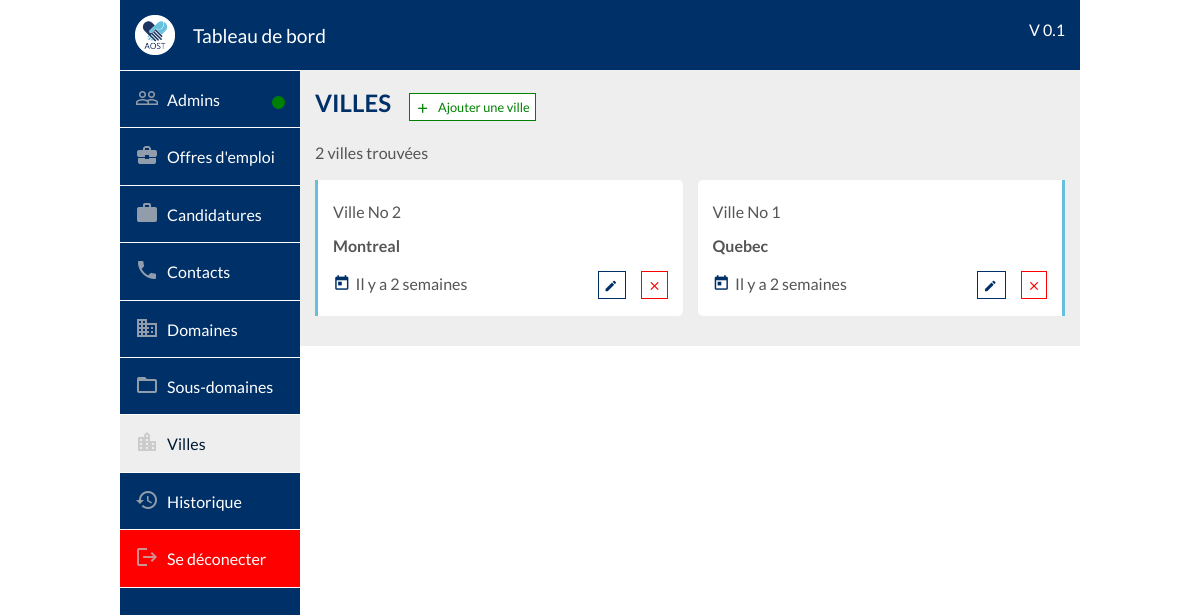
Page /dashboard/city/index.php (signed in) on the committed database.
### tables this page shows
CREATE TABLE IF NOT EXISTS `city` (
  `id` bigint(20) NOT NULL AUTO_INCREMENT,
  `name` varchar(150) NOT NULL,
  `added_at` datetime NOT NULL DEFAULT CURRENT_TIMESTAMP,
  PRIMARY KEY (`id`)
);

### dashboard/city/index.php (called while the page is built)
<?php include("../outils/php/redirection.php");
	redirection("Villes", _DASHBOARD_PHP_PATH."city/city.php", "city", "", _DASHBOARD_PATH."city/city.css", _DASHBOARD_PATH."city/city.js");
?>

### class/City.class.php (called while the page is built, shortened)
<?php
class City
{
    private $_id;
    private $_name;
    private $_added_at;
    public function __construct(array $data){
        foreach ($data as $key => $value) {
            $method='set'.ucfirst($key);
        }
    }
    public function setId($id){
        $this->_id=intval($id);
    }
    public function getId(){
        return $this->_id;
    }
    public function setName($name){
        $this->_name=htmlentities(strval($name));
    }
    public function getName(){
        return $this->_name;
    }
    public function setAdded_at($added_at){
        $this->_added_at=strval($added_at);
    }
    public function getAdded_at(){
        return $this->_added_at;
    }
public function getCitys() {
    include(_APP_PATH."bd/server-connect.php");
    $query=$db->prepare("SELECT * FROM city ORDER BY name ASC");
    $city=[];
    if($query->execute()){
        while($data=$query->fetch()){
            $city[]=new City($data);
        }
        return $city;
    }else{
        return false;
    }
}
}
?>

### outils/php/functions.php (called while the page is built, shortened)
<?php
$tab_month=array("Janvier","Février","Mars","Avril","Mai","Juin","Juillet","Aougt","Septembre","Octobre","Novembre","Décembre");
function get_elapsed_time($datetime){
	global $tab_month;
	$date_convert_in_seconde = strtotime($datetime);
	if(date('Ymd', $date_convert_in_seconde) == date('Ymd')){
		$diff = time()-$date_convert_in_seconde;
		if($diff < 60){
			return "Il y a ".$diff." secondes";
		}else if($diff < 3600){
			return "Il y a ".floor($diff/60)." min";
		}else if($diff < 86400){
			return "Il y a ".floor($diff/3600)."h";
		}
	}else if(date('Ymd', $date_convert_in_seconde) == date('Ymd', strtotime('- 1 DAY'))){
		return "Hier";
	}else if(date('Ymd', $date_convert_in_seconde) == date('Ymd', strtotime('- 2 DAY'))){
		return "Il y a 2 jours";
	}else if(date('Ymd', $date_convert_in_seconde) == date('Ymd', strtotime('- 3 DAY'))){
		return "Il y a 3 jours";
	}else if(date('Ymd', $date_convert_in_seconde) == date('Ymd', strtotime('- 4 DAY'))){
		return "Il y a 4 jours";
	}else if(date('Ymd', $date_convert_in_seconde) == date('Ymd', strtotime('- 5 DAY'))){
		return "Il y a 5 jours";
	}else if(date('Ymd', $date_convert_in_seconde) == date('Ymd', strtotime('- 6 DAY'))){
		return "Il y a 6 jours";
	}else if(date('YW', $date_convert_in_seconde) == date('YW', strtotime('- 1 WEEK'))){
		return "Il y a 1 semaine";
	}else if(date('YW', $date_convert_in_seconde) == date('YW', strtotime('- 2 WEEK'))){
		return "Il y a 2 semaines";
	}else if(date('YW', $date_convert_in_seconde) == date('YW', strtotime('- 3 WEEK'))){
		return "Il y a 3 semaines";
	}else if(date('YW', $date_convert_in_seconde) == date('YW', strtotime('- 4 WEEK'))){
		return "Il y a 4 semaines";
	}else if(date('Ym', $date_convert_in_seconde) == date('Ym', strtotime('- 1 MONTH'))){
		return "Il y a 1 mois";
	}else if(date('Ym', $date_convert_in_seconde) == date('Ym', strtotime('- 2 MONTH'))){
		return "Il y a 2 mois";
	}else if(date('Ym', $date_convert_in_seconde) == date('Ym', strtotime('- 3 MONTH'))){
		return "Il y a 3 mois";
	}else if(date('Ym', $date_convert_in_seconde) == date('Ym', strtotime('- 4 MONTH'))){
		return "Il y a 4 mois";
	}else if(date('Ym', $date_convert_in_seconde) == date('Ym', strtotime('- 5 MONTH'))){
		return "Il y a 5 mois";
	}else if(date('Ym', $date_convert_in_seconde) == date('Ym', strtotime('- 6 MONTH'))){
		return "Il y a 6 mois";
	}else if(date('Ym', $date_convert_in_seconde) == date('Ym', strtotime('- 7 MONTH'))){
		return "Il y a 7 mois";
	}else if(date('Ym', $date_convert_in_seconde) == date('Ym', strtotime('- 8 MONTH'))){
		return "Il y a 8 mois";
	}else if(date('Ym', $date_convert_in_seconde) == date('Ym', strtotime('- 9 MONTH'))){
		return "Il y a 9 mois";
	}else if(date('Ym', $date_convert_in_seconde) == date('Ym', strtotime('- 10 MONTH'))){
		return "Il y a 10 mois";
	}else if(date('Ym', $date_convert_in_seconde) == date('Ym', strtotime('- 11 MONTH'))){
		return "Il y a 11 mois";
	}else if(date('Y', $date_convert_in_seconde) == date('Y', strtotime('- 1 YEAR'))){
		return "Il y a 1 an";
	}else if(date('Y', $date_convert_in_seconde) == date('Y', strtotime('- 2 YEAR'))){
		return "Il y a 2 ans";
	}else if(date('Y', $date_convert_in_seconde) == date('Y', strtotime('- 3 YEAR'))){
		return "Il y a 3 ans";
	}else if(date('Y', $date_convert_in_seconde) == date('Y', strtotime('- 4 YEAR'))){
		return "Il y a 4 ans";
	}else if(date('Y', $date_convert_in_seconde) == date('Y', strtotime('- 5 YEAR'))){
		return "Il y a 5 ans";
	}else if(date('Y', $date_convert_in_seconde) == date('Y', strtotime('- 6 YEAR'))){
		return "Il y a 6 ans";
	}else if(date('Y', $date_convert_in_seconde) == date('Y', strtotime('- 7 YEAR'))){
		return "Il y a 7 ans";
	}else if(date('Y', $date_convert_in_seconde) == date('Y', strtotime('- 8 YEAR'))){
		return "Il y a 8 ans";
	}else if(date('Y', $date_convert_in_seconde) == date('Y', strtotime('- 9 YEAR'))){
		return "Il y a 9 ans";
	}else if(date('Y', $date_convert_in_seconde) == date('Y', strtotime('- 10 YEAR'))){
		return "Il y a 10 ans";
	}else if(date('Y', $date_convert_in_seconde) == date('Y', strtotime('- 11 YEAR'))){
		return "Il y a 11 ans";
	}else if(date('Y', $date_convert_in_seconde) == date('Y', strtotime('- 12 YEAR'))){
		return "Il y a 12 ans";
	}else if(date('Y', $date_convert_in_seconde) == date('Y', strtotime('- 13 YEAR'))){
		return "Il y a 13 ans";
	}else if(date('Y', $date_convert_in_seconde) == date('Y', strtotime('- 14 YEAR'))){
		return "Il y a 14 ans";
	}else if(date('Y', $date_convert_in_seconde) == date('Y', strtotime('- 15 YEAR'))){
		return "Il y a 15 ans";
	}else if(date('Y', $date_convert_in_seconde) == date('Y', strtotime('- 16 YEAR'))){
		return "Il y a 16 ans";
	}else if(date('Y', $date_convert_in_seconde) == date('Y', strtotime('- 17 YEAR'))){
		return "Il y a 17 ans";
	}else if(date('Y', $date_convert_in_seconde) == date('Y', strtotime('- 18 YEAR'))){
		return "Il y a 18 ans";
	}else if(date('Y', $date_convert_in_seconde) == date('Y', strtotime('- 19 YEAR'))){
		return "Il y a 19 ans";
	}else if(date('Y', $date_convert_in_seconde) == date('Y', strtotime('- 20 YEAR'))){
		return "Il y a 20 ans";
	}else if(date('Y', $date_convert_in_seconde) < date('Y', strtotime('- 20 YEAR'))){
		return "Il y a plus de 20 ans";
	}else{
		$mois=date('m',$date_convert_in_seconde);
		$mois=$tab_month[$mois-1];
		return 'depuis le '.date('d', $date_convert_in_seconde)." ".$mois;
	}
}
?>

### dashboard/city/city.php (the view, shortened to what this page needs)
<h2 class="margin-top-none" style="display: inline-block">Villes</h2>
<span class="btnAdd btnAddAdmin" id="btnAdd">
  <i class="material-icons vertical-align-bottom margin-right-5">add</i>
  <span class="">Ajouter une ville</span>
</span>
<?php
$cities = $city->getCitys();
?>
<span class="stat" style="display: block">
  <?php
  if(count($cities) > 1){
    echo count($cities)." villes trouvées";
  }else {
    if(count($cities) > 0){
      echo "Un ville trouvée";
    }else {
      echo "Aucun ville trouvée";
    }
  }
  ?>
</span>
<div class="suggest_container">
  <?php
		foreach ($cities as $city) {
	?>
    <div class="suggest_block">
      <div class="suggest_row">
        <span class="suggest_col">Ville No <?php echo $city->getId(); ?></span>
      </div>
      <div class="suggest_row">
        <span class="suggest_title"  style="max-width: 100%; overflow: hidden; height: 1.4em;" title="<?php echo ucfirst(htmlspecialchars_decode($city->getName())); ?>"> <?php echo ucfirst(htmlspecialchars_decode($city->getName())); ?></span>
      </div>
      <div class="suggest_row">
        <span class="suggest_col"><i class="material-icons vertical-align-bottom margin-right-5 background-primary">today</i><?php echo get_elapsed_time($city->getAdded_at()); ?></span>
        <div class="suggest_col float-right">
          <span class="btnEdit" id="btnEdit<?php echo $city->getId(); ?>" title="Modifier cette ville">
            <i class="material-icons vertical-align-bottom">edit</i>
          </span>
          <span class="btnDelete" id="btnDelete<?php echo $city->getId(); ?>" title="Supprimer cette ville">
            <i class="material-icons vertical-align-bottom">close</i>
          </span>
        </div>
      </div>
    </div>
  <?php } ?>
</div>

### outils/css/vars.css (style rules this page uses)
:root { --color-primary : #003068; --color-secondary : #66BFDE; --color-tertiary : #001935; --color-shadow : #eee; --color-text : #555; --color-danger : red; --color-danger-dark : darkred; --color-success : green; --color-success-dark : darkgreen; --border-radius-size : 5px; --nav-text-color : white; --nav-bg-color : var(--color-primary); --nav-text-hover-color: var(--color-secondary); --subNav-text-color: var(--color-primary); --subNav-text-hover-color: var(--color-tertiaire); --nav-mobile-text-color : var(--color-primary); --nav-mobile-hover-text-color : white; --nav-mobile-hover-bg-color : var(--color-primary); --footer-bg-color : var(--color-primary); --footer-bg-color-dark : var(--color-tertiary); --footer-text-color : white; --btn-primary-text-color: white; --btn-primary-bg-color : var(--color-primary); --btn-primary-bg-hover-color : var(--color-tertiary); --btn-danger-text-color: white; --btn-danger-bg-color : var(--color-danger); --btn-danger-bg-hover-color : var(--color-danger-dark); }

### outils/css/global.css (style rules this page uses)
h2 { color: var(--color-primary); text-transform: uppercase; }
body { margin: 0; font-size: 1em; font-weight: 400; line-height: 1.5; text-align: left; font-family: 'Lato'; color: var(--color-text); }
.vertical-align-bottom { vertical-align: bottom !important; }
.float-right { float: right !important; }
.margin-top-none { margin-top: 0 !important; }
.suggest_container { display: inline-block; width: 100%; box-sizing: border-box; margin-top: 15px; }
.suggest_block { display: inline-block; box-sizing: border-box; padding: 15px; margin-bottom: 15px; background-color: white; border-left: 3px solid var(--color-secondary); border-radius: 0 var(--border-radius-size) var(--border-radius-size) 0; }
.suggest_block i { font-size: 1.1em; margin-bottom: 0.2em; }
.margin-right-5 { margin-right: 5px; }
.background-primary { color: var(--color-primary); }
.suggest_row { padding: 5px; padding-left: 0; padding-right: 0; }
.suggest_col { display: inline-block; }
.suggest_title { max-width: 100%; max-height: 1.4em; overflow: hidden; display: inline-block; font-weight: bold; }

### dashboard/outils/css/global.css (style rules this page uses)
.btnEdit { box-sizing: border-box; padding: 5px; font-size: 0.8em; color: var(--color-primary); border: 1px solid var(--color-primary); cursor: pointer; margin-left: 15px; background-color: white; }
.btnAdd { box-sizing: border-box; padding: 5px; font-size: 0.8em; color: var(--color-success); border: 1px solid var(--color-success); cursor: pointer; margin-left: 15px; background-color: white; }
.btnDelete { box-sizing: border-box; padding: 5px; font-size: 0.8em; color: var(--color-danger); border: 1px solid var(--color-danger); cursor: pointer; background-color: white; margin-left: 15px; }
@media (min-width: 576px) { .suggest_block { width: 49%; } }
@media (min-width: 576px) { .suggest_block:nth-child(2n+2) { float: right; border-left: none; border-right: 3px solid var(--color-secondary); border-radius: var(--border-radius-size) 0 0 var(--border-radius-size); } }
@media (min-width: 576px) { .btnAdd i { font-size : 1.2em; margin-bottom: 1.6em; } }

### rows in the picture
city: id "2", name "Montreal", added_at "Il y a 2 semaines"
city: id "1", name "Quebec", added_at "Il y a 2 semaines"

### other values in the picture
count($cities) "2"
